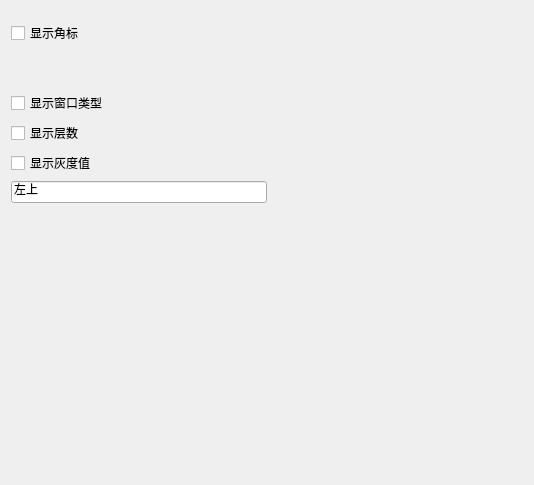
<?xml version="1.0" encoding="UTF-8"?>
<ui version="4.0">
 <class>JAnnotationSettingPanel</class>
 <widget class="qMRMLWidget" name="JAnnotationSettingPanel">
  <property name="geometry">
   <rect>
    <x>0</x>
    <y>0</y>
    <width>534</width>
    <height>485</height>
   </rect>
  </property>
  <property name="styleSheet">
   <string notr="true"/>
  </property>
  <layout class="QHBoxLayout" name="horizontalLayout">
   <item>
    <layout class="QVBoxLayout" name="verticalLayout">
     <item>
      <spacer name="verticalSpacer_2">
       <property name="orientation">
        <enum>Qt::Vertical</enum>
       </property>
       <property name="sizeType">
        <enum>QSizePolicy::Fixed</enum>
       </property>
       <property name="sizeHint" stdset="0">
        <size>
         <width>20</width>
         <height>10</height>
        </size>
       </property>
      </spacer>
     </item>
     <item>
      <widget class="QCheckBox" name="cb_show_anno">
       <property name="text">
        <string>显示角标</string>
       </property>
      </widget>
     </item>
     <item>
      <spacer name="verticalSpacer_3">
       <property name="orientation">
        <enum>Qt::Vertical</enum>
       </property>
       <property name="sizeType">
        <enum>QSizePolicy::Fixed</enum>
       </property>
       <property name="sizeHint" stdset="0">
        <size>
         <width>20</width>
         <height>40</height>
        </size>
       </property>
      </spacer>
     </item>
     <item>
      <widget class="QCheckBox" name="cb_window_style">
       <property name="text">
        <string>显示窗口类型</string>
       </property>
      </widget>
     </item>
     <item>
      <widget class="QCheckBox" name="cb_layer">
       <property name="text">
        <string>显示层数</string>
       </property>
      </widget>
     </item>
     <item>
      <widget class="QCheckBox" name="cb_grey">
       <property name="text">
        <string>显示灰度值</string>
       </property>
      </widget>
     </item>
     <item>
      <widget class="QLineEdit" name="lineEdit">
       <property name="text">
        <string>左上</string>
       </property>
      </widget>
     </item>
     <item>
      <spacer name="verticalSpacer">
       <property name="orientation">
        <enum>Qt::Vertical</enum>
       </property>
       <property name="sizeHint" stdset="0">
        <size>
         <width>20</width>
         <height>40</height>
        </size>
       </property>
      </spacer>
     </item>
    </layout>
   </item>
   <item>
    <spacer name="horizontalSpacer">
     <property name="orientation">
      <enum>Qt::Horizontal</enum>
     </property>
     <property name="sizeHint" stdset="0">
      <size>
       <width>252</width>
       <height>20</height>
      </size>
     </property>
    </spacer>
   </item>
  </layout>
 </widget>
 <customwidgets>
  <customwidget>
   <class>qMRMLWidget</class>
   <extends>QWidget</extends>
   <header>qMRMLWidget.h</header>
   <container>1</container>
  </customwidget>
 </customwidgets>
 <resources/>
 <connections/>
</ui>
